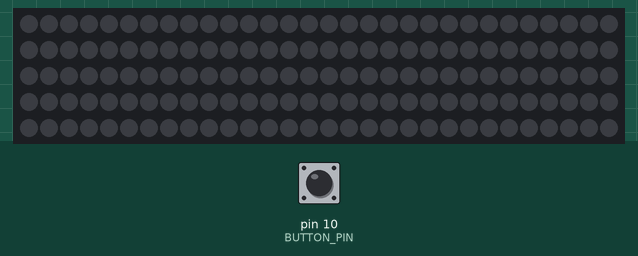
Simulated run of this sketch. Board: Arduino Uno, built with avr-gcc and run on an emulated ATmega328P. Parts: 150 RGB LEDs in strip order, left to right, continuing on the next row. The test bench sets the inputs (shaded band); at power-on: pin 10 (BUTTON_PIN) HIGH. Dim RGB values are drawn brighter than linear.

Above: at 1.2 s.
1.3 s: pin 10 (BUTTON_PIN) pulled LOW for 1 s
At 1.8 s:
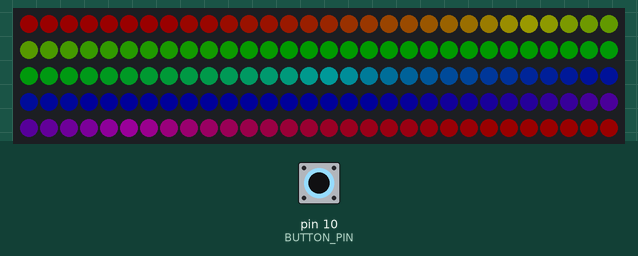
2.9 s: pin 10 (BUTTON_PIN) pulled LOW for 3.2 s
At 3.5 s:
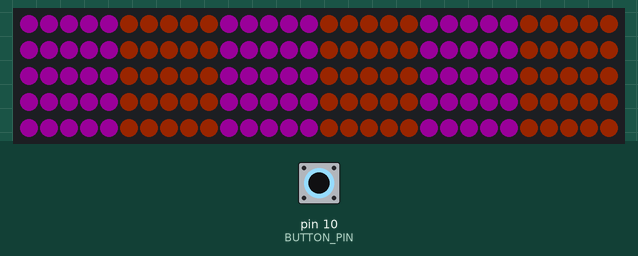
7.6 s: pin 10 (BUTTON_PIN) pulled LOW for 1 s
At 8.95 s:
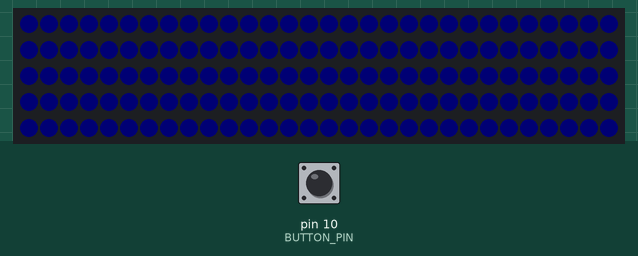
9.2 s: pin 10 (BUTTON_PIN) pulled LOW for 3.2 s
At 9.8 s:
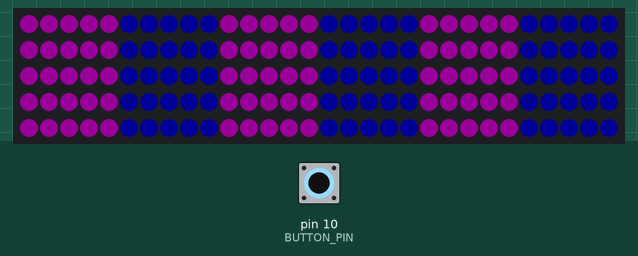
Timing chart, 0 to 12.2 s (numbered marks = the images above; inputs shaded):
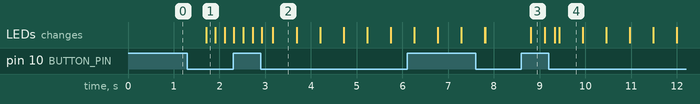

Measured:
- after the input at 1.3 s, the LEDs: change after 0.41 s (image 1)
- after the input at 2.9 s, the LEDs: first differ from a run without the input after 0.27 s (image 2)
- after the input at 7.6 s, the LEDs: first differ from a run without the input after 0.22 s (image 3 shows a later state)
- after the input at 9.2 s, the LEDs: first differ from a run without the input after 0.23 s (image 4)
- what the display in image 2 shows lasts 0.5 s, from 3.2 s to 3.7 s

The sketch:

led_strip2.ino
```cpp
#include <Adafruit_NeoPixel.h>

#define PIN 5 // LED strip pin
#define BUTTON_PIN 10 // Button pin
#define NUM_PATTERN 5
#define NUMPIXELS 150
#define BRIGHTNESS 25 // max = 255

Adafruit_NeoPixel strip(NUMPIXELS, PIN, NEO_GRB + NEO_KHZ800);

// Button state variables
int buttonState = HIGH;
int lastButtonState = HIGH;
unsigned long lastDebounceTime = 0;
unsigned long debounceDelay = 200;

// Pattern state
int currentPattern = 0;

// Function to check if button was pressed with debouncing
bool checkButton() {
  int reading = digitalRead(BUTTON_PIN);
  bool buttonPressed = false;

  if (reading != lastButtonState) {
    lastDebounceTime = millis();
  }

  if ((millis() - lastDebounceTime) > debounceDelay) {
    if (reading != buttonState) {
      buttonState = reading;

      // If button is pressed (LOW with pull-up)
      if (buttonState == LOW) {
        buttonPressed = true;
        currentPattern = (currentPattern + 1) % NUM_PATTERN;  // Cycle through patterns
        clearStrip();  // Clear strip when changing patterns
      }
    }
  }

  lastButtonState = reading;
  return buttonPressed;
}

void setup() {
  strip.begin();
  strip.setBrightness(BRIGHTNESS);
  strip.show(); // Initialize all pixels to 'off'

  pinMode(BUTTON_PIN, INPUT_PULLUP);  // Enable internal pull-up resistor
}

void loop() {
  checkButton();  // Check button state

  // Run the current pattern
  switch (currentPattern) {
    case 0:  // All off
      break;
    case 1:
      rainbow();
      break;
    case 2:
      halloweenRace();
      break;
    case 3:
      halloweenFade();
      break;
    case 4:
      blueSea();
      break;
    default:
      clearStrip();
      break;
  }
}

void clearStrip() {
  setAllPixels(0, 0, 0);
  strip.show();
}

void rainbow() {
  for(long firstPixelHue = 0; firstPixelHue < 5*65536; firstPixelHue += 256) {

    if (checkButton()) {
      return;
    }

    for(int i=0; i<NUMPIXELS; i++) {
      int pixelHue = firstPixelHue + (i * 65536L / NUMPIXELS);
      strip.setPixelColor(i, strip.gamma32(strip.ColorHSV(pixelHue)));
    }
    strip.show();
    delay(10);
  }
}

void setAllPixels(int r, int g, int b) {
  int color = strip.gamma32(strip.Color(r, g, b));
  for (int i = 0; i < NUMPIXELS; i++) {
    strip.setPixelColor(i, color);
  }
}

bool fadeToColorAndBack(int r, int g, int b) {
    // Fade from black to color
    for (int i = 0; i <= 255; i += 1) {
        if (checkButton()) {
            return false;
        }
        float factor = i / 255.0;
        setAllPixels(r * factor, g * factor, b * factor);
        strip.show();
        delay(1);
    }

    // Break up delay into chunks
    for (int i = 0; i < 500; i++) {
        if (checkButton()) {
            return false;
        }
        delay(10);
    }

    // Fade from color to black
    for (int i = 255; i >= 0; i--) {
        if (checkButton()) {
            return false;
        }
        float factor = i / 255.0;
        setAllPixels(r * factor, g * factor, b * factor);
        strip.show();
        delay(1);
    }
    return true;
}

void halloweenFade() {
    // Fade to purple and back
    if (!fadeToColorAndBack(255, 0, 255)) {
        return;  // Exit if button was pressed
    }

    // Fade to orange and back
    if (!fadeToColorAndBack(255, 128, 0)) {
        return;  // Exit if button was pressed
    }
}


void halloweenRace() {
    const int groupSize = 5;

    // moves the offset through all positions
    for(int offset = 0; offset < NUMPIXELS; offset++) {

        // sets all pixels with offset
        for(int i = 0; i < NUMPIXELS; i++) {
            int position = (i + offset) % (groupSize * 2);

            if(position < groupSize) {
                strip.setPixelColor(i, strip.Color(255, 0, 255));  // Purple
            } else {
                strip.setPixelColor(i, strip.Color(255, 60, 0));  // Orange
            }
        }
        strip.show();

        // Delay with button check
        for(int i = 0; i < 50; i++) {
            if (checkButton()) {
                return;
            }
            delay(10);
        }
    }
}


void blueSea() {
    const int groupSize = 5;

    // moves the offset through all positions
    for(int offset = 0; offset < NUMPIXELS; offset++) {

        // sets all pixels with offset
        for(int i = 0; i < NUMPIXELS; i++) {
            int position = (i + offset) % (groupSize * 2);

            if(position < groupSize) {
                strip.setPixelColor(i, strip.Color(255, 0, 255));  // Purple
            } else {
                strip.setPixelColor(i, strip.Color(0, 0, 255));  // Blue
            }
        }
        strip.show();

        // Delay with button check
        for(int i = 0; i < 50; i++) {
            if (checkButton()) {
                return;
            }
            delay(10);
        }
    }
}
```
